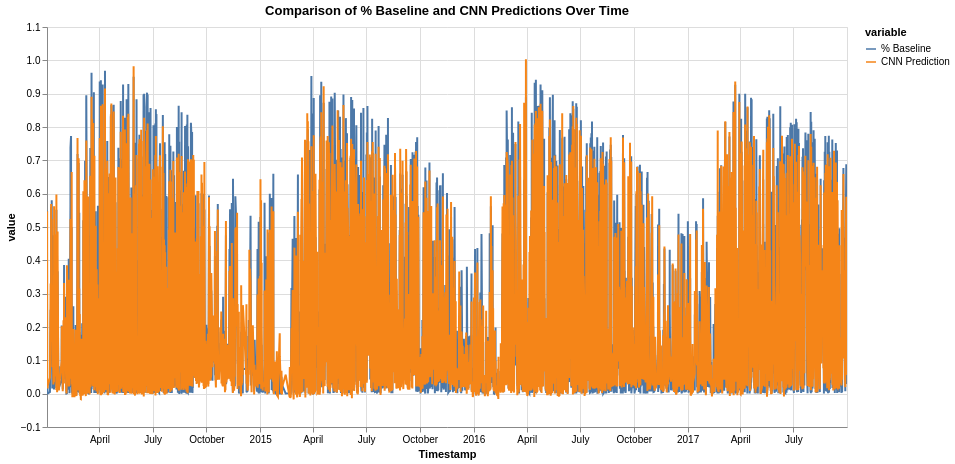

The notebook cell this image was saved under:
### Code cell
# Comparison of % Baseline and CNN Predictions over time from validation data (2014 - 2017)
df_results['Timestamp'] = pd.to_datetime(df_results['Timestamp'])

chart = alt.Chart(df_results).mark_line().encode(
    x='Timestamp:T',
    y='value:Q',
    color='variable:N'
).transform_fold(
    fold=['% Baseline', 'CNN Prediction'],
    as_=['variable', 'value']
).properties(
    title='Comparison of % Baseline and CNN Predictions Over Time',
    width=800,
    height=400
)

chart.interactive()

### Figure 1 — Vega-Lite specification as saved in the notebook (floating-point values rounded to 4 significant figures; data arrays with more than 128 entries replaced by an {"elided": "..."} marker saying what was removed)
{"config": {"view": {"continuousWidth": 400, "continuousHeight": 300}}, "data": {"name": "data-b14ed9631538895d3581c4a641cfa7fa"}, "mark": "line", "encoding": {"color": {"field": "variable", "type": "nominal"}, "x": {"field": "Timestamp", "type": "temporal"}, "y": {"field": "value", "type": "quantitative"}}, "height": 400, "selection": {"selector007": {"type": "interval", "bind": "scales", "encodings": ["x", "y"]}}, "title": "Comparison of % Baseline and CNN Predictions Over Time", "transform": [{"fold": ["% Baseline", "CNN Prediction"], "as": ["variable", "value"]}], "width": 800, "$schema": "https://vega.github.io/schema/vega-lite/v4.17.0.json", "datasets": {"data-b14ed9631538895d3581c4a641cfa7fa": {"elided": "3786 records"}}}
